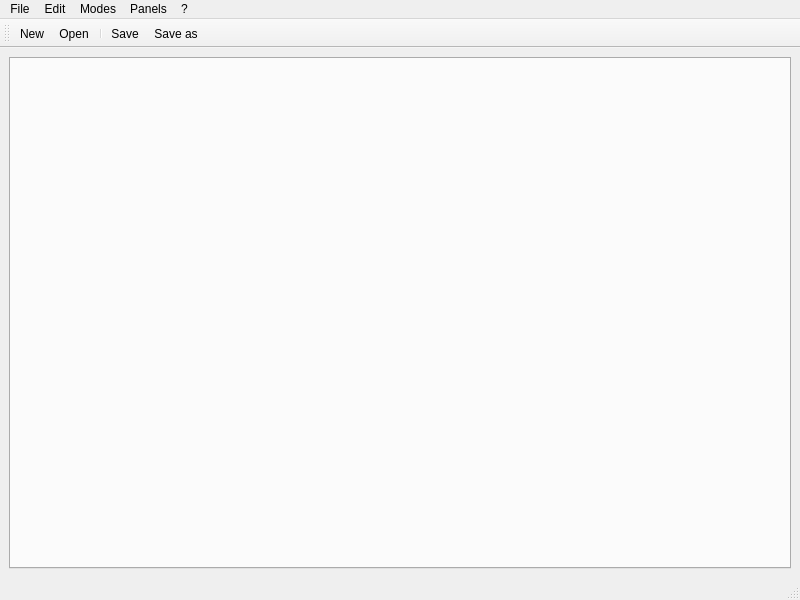
<?xml version="1.0" encoding="UTF-8"?>
<ui version="4.0">
 <class>MainWindow</class>
 <widget class="QMainWindow" name="MainWindow">
  <property name="geometry">
   <rect>
    <x>0</x>
    <y>0</y>
    <width>800</width>
    <height>600</height>
   </rect>
  </property>
  <property name="windowTitle">
   <string>notepad</string>
  </property>
  <property name="windowIcon">
   <iconset resource="resources.qrc">
    <normaloff>:/icons/pyqode.png</normaloff>:/icons/pyqode.png</iconset>
  </property>
  <widget class="QWidget" name="centralwidget">
   <layout class="QGridLayout" name="gridLayout">
    <item row="0" column="0">
     <widget class="TabWidget" name="tabWidget"/>
    </item>
   </layout>
  </widget>
  <widget class="QMenuBar" name="menubar">
   <property name="geometry">
    <rect>
     <x>0</x>
     <y>0</y>
     <width>800</width>
     <height>27</height>
    </rect>
   </property>
   <widget class="QMenu" name="menuFile">
    <property name="title">
     <string>File</string>
    </property>
    <addaction name="actionNew"/>
    <addaction name="actionOpen"/>
    <addaction name="actionSave"/>
    <addaction name="actionSave_as"/>
    <addaction name="separator"/>
    <addaction name="actionClose_tab"/>
    <addaction name="actionClose_other_tabs"/>
    <addaction name="actionClose_all_tabs"/>
    <addaction name="separator"/>
    <addaction name="actionQuit"/>
   </widget>
   <widget class="QMenu" name="menuEdit">
    <property name="title">
     <string>Edit</string>
    </property>
   </widget>
   <widget class="QMenu" name="menuModes">
    <property name="title">
     <string>Modes</string>
    </property>
   </widget>
   <widget class="QMenu" name="menuPanels">
    <property name="title">
     <string>Panels</string>
    </property>
   </widget>
   <widget class="QMenu" name="menu">
    <property name="title">
     <string>?</string>
    </property>
    <addaction name="actionAbout"/>
   </widget>
   <addaction name="menuFile"/>
   <addaction name="menuEdit"/>
   <addaction name="menuModes"/>
   <addaction name="menuPanels"/>
   <addaction name="menu"/>
  </widget>
  <widget class="QStatusBar" name="statusbar"/>
  <widget class="QToolBar" name="toolBar">
   <property name="windowTitle">
    <string>toolBar</string>
   </property>
   <attribute name="toolBarArea">
    <enum>TopToolBarArea</enum>
   </attribute>
   <attribute name="toolBarBreak">
    <bool>false</bool>
   </attribute>
   <addaction name="actionNew"/>
   <addaction name="actionOpen"/>
   <addaction name="separator"/>
   <addaction name="actionSave"/>
   <addaction name="actionSave_as"/>
  </widget>
  <action name="actionNew">
   <property name="icon">
    <iconset resource="resources.qrc">
     <normaloff>:/icons/document-new.png</normaloff>:/icons/document-new.png</iconset>
   </property>
   <property name="text">
    <string>New</string>
   </property>
   <property name="shortcut">
    <string>Ctrl+N</string>
   </property>
   <property name="iconVisibleInMenu">
    <bool>true</bool>
   </property>
  </action>
  <action name="actionOpen">
   <property name="icon">
    <iconset resource="resources.qrc">
     <normaloff>:/icons/document-open.png</normaloff>:/icons/document-open.png</iconset>
   </property>
   <property name="text">
    <string>Open</string>
   </property>
   <property name="shortcut">
    <string>Ctrl+O</string>
   </property>
   <property name="iconVisibleInMenu">
    <bool>true</bool>
   </property>
  </action>
  <action name="actionSave">
   <property name="icon">
    <iconset resource="resources.qrc">
     <normaloff>:/icons/document-save.png</normaloff>:/icons/document-save.png</iconset>
   </property>
   <property name="text">
    <string>Save</string>
   </property>
   <property name="shortcut">
    <string>Ctrl+S</string>
   </property>
   <property name="iconVisibleInMenu">
    <bool>true</bool>
   </property>
  </action>
  <action name="actionSave_as">
   <property name="icon">
    <iconset resource="resources.qrc">
     <normaloff>:/icons/document-save-as.png</normaloff>:/icons/document-save-as.png</iconset>
   </property>
   <property name="text">
    <string>Save as</string>
   </property>
   <property name="shortcut">
    <string>Ctrl+Shift+S</string>
   </property>
   <property name="iconVisibleInMenu">
    <bool>true</bool>
   </property>
  </action>
  <action name="actionClose_tab">
   <property name="text">
    <string>Close tab</string>
   </property>
   <property name="iconVisibleInMenu">
    <bool>true</bool>
   </property>
  </action>
  <action name="actionClose_other_tabs">
   <property name="text">
    <string>Close other tabs</string>
   </property>
   <property name="iconVisibleInMenu">
    <bool>true</bool>
   </property>
  </action>
  <action name="actionClose_all_tabs">
   <property name="text">
    <string>Close all tabs</string>
   </property>
   <property name="iconVisibleInMenu">
    <bool>true</bool>
   </property>
  </action>
  <action name="actionQuit">
   <property name="icon">
    <iconset resource="resources.qrc">
     <normaloff>:/icons/close.png</normaloff>:/icons/close.png</iconset>
   </property>
   <property name="text">
    <string>Quit</string>
   </property>
   <property name="shortcut">
    <string>Ctrl+Q</string>
   </property>
   <property name="iconVisibleInMenu">
    <bool>true</bool>
   </property>
  </action>
  <action name="actionAbout">
   <property name="icon">
    <iconset resource="resources.qrc">
     <normaloff>:/icons/about.png</normaloff>:/icons/about.png</iconset>
   </property>
   <property name="text">
    <string>About</string>
   </property>
   <property name="shortcut">
    <string>F1</string>
   </property>
   <property name="iconVisibleInMenu">
    <bool>true</bool>
   </property>
  </action>
 </widget>
 <customwidgets>
  <customwidget>
   <class>TabWidget</class>
   <extends>QTabWidget</extends>
   <header>pyqode.core.frontend.widgets.tabs</header>
   <container>1</container>
  </customwidget>
 </customwidgets>
 <resources>
  <include location="resources.qrc"/>
 </resources>
 <connections/>
</ui>
